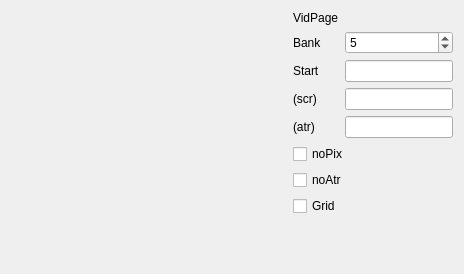
       <widget class="QWidget" name="scrTab">
        <attribute name="icon">
         <iconset resource="../xpeccy.qrc">
          <normaloff>:/images/display.png</normaloff>:/images/display.png</iconset>
        </attribute>
        <attribute name="title">
         <string/>
        </attribute>
        <attribute name="toolTip">
         <string>Screen</string>
        </attribute>
        <layout class="QHBoxLayout" name="horizontalLayout_3">
         <item>
          <layout class="QVBoxLayout" name="verticalLayout_3">
           <item>
            <widget class="QLabel" name="scrLabel">
             <property name="minimumSize">
              <size>
               <width>276</width>
               <height>212</height>
              </size>
             </property>
             <property name="text">
              <string/>
             </property>
            </widget>
           </item>
           <item>
            <spacer name="verticalSpacer_6">
             <property name="orientation">
              <enum>Qt::Vertical</enum>
             </property>
             <property name="sizeHint" stdset="0">
              <size>
               <width>20</width>
               <height>40</height>
              </size>
             </property>
            </spacer>
           </item>
          </layout>
         </item>
         <item>
          <layout class="QGridLayout" name="gridLayout_4">
           <item row="8" column="1">
            <spacer name="verticalSpacer_5">
             <property name="orientation">
              <enum>Qt::Vertical</enum>
             </property>
             <property name="sizeHint" stdset="0">
              <size>
               <width>20</width>
               <height>40</height>
              </size>
             </property>
            </spacer>
           </item>
           <item row="3" column="1">
            <widget class="QCheckBox" name="cbScrPix">
             <property name="text">
              <string>noPix</string>
             </property>
            </widget>
           </item>
           <item row="2" column="1">
            <layout class="QGridLayout" name="gridLayout_6">
             <item row="2" column="0">
              <widget class="QLabel" name="label_59">
               <property name="text">
                <string>Start</string>
               </property>
              </widget>
             </item>
             <item row="0" column="0">
              <widget class="QLabel" name="label_71">
               <property name="text">
                <string>VidPage</string>
               </property>
              </widget>
             </item>
             <item row="2" column="1">
              <widget class="xHexSpin" name="leScrAdr"/>
             </item>
             <item row="1" column="1">
              <widget class="QSpinBox" name="sbScrBank">
               <property name="minimum">
                <number>0</number>
               </property>
               <property name="maximum">
                <number>255</number>
               </property>
               <property name="value">
                <number>5</number>
               </property>
              </widget>
             </item>
             <item row="1" column="0">
              <widget class="QLabel" name="label_49">
               <property name="text">
                <string>Bank</string>
               </property>
              </widget>
             </item>
             <item row="3" column="1">
              <widget class="xHexSpin" name="leScr">
               <property name="readOnly">
                <bool>true</bool>
               </property>
              </widget>
             </item>
             <item row="0" column="1">
              <widget class="QLabel" name="labCurScr">
               <property name="text">
                <string/>
               </property>
              </widget>
             </item>
             <item row="4" column="1">
              <widget class="xHexSpin" name="leAtr">
               <property name="readOnly">
                <bool>true</bool>
               </property>
              </widget>
             </item>
             <item row="3" column="0">
              <widget class="QLabel" name="label_112">
               <property name="text">
                <string>(scr)</string>
               </property>
              </widget>
             </item>
             <item row="4" column="0">
              <widget class="QLabel" name="label_113">
               <property name="text">
                <string>(atr)</string>
               </property>
              </widget>
             </item>
            </layout>
           </item>
           <item row="4" column="1">
            <widget class="QCheckBox" name="cbScrAtr">
             <property name="text">
              <string>noAtr</string>
             </property>
            </widget>
           </item>
           <item row="5" column="1">
            <widget class="QCheckBox" name="cbScrGrid">
             <property name="text">
              <string>Grid</string>
             </property>
            </widget>
           </item>
          </layout>
         </item>
        </layout>
       </widget>
